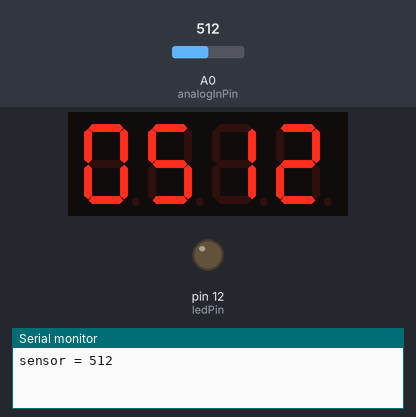
Simulated run of this sketch. Board: Arduino Uno, built with avr-gcc and run on an emulated ATmega328P. On the bench: 4-digit seven-segment display, output pins drawn as LEDs (lit = HIGH), the last lines printed to the serial monitor. Inputs (shaded band) come from the test bench; at power-on: A0 (analogInPin) = 512.

Above: at 1.69 s.
2.3 s: A0 (analogInPin) set to 716
At 3.27 s:
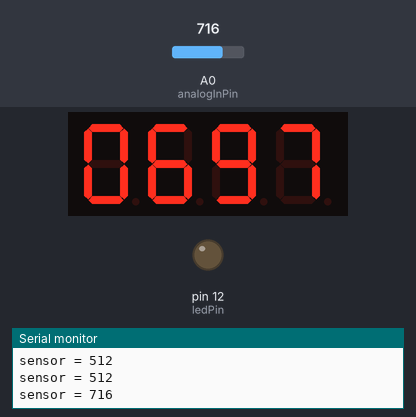
4.3 s: A0 (analogInPin) set to 900
At 5.17 s:
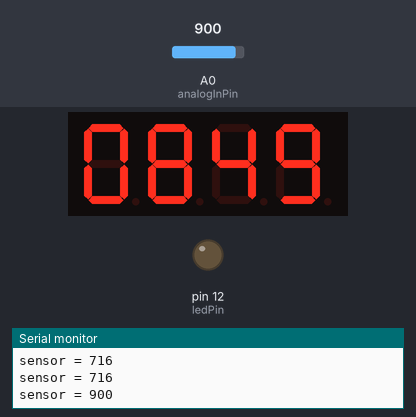
6.2 s: A0 (analogInPin) set to 1023
At 7.06 s:
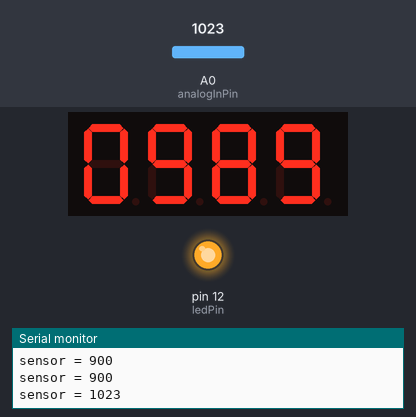
Timing chart, 0 to 14.1 s (numbered marks = the images above; inputs shaded):
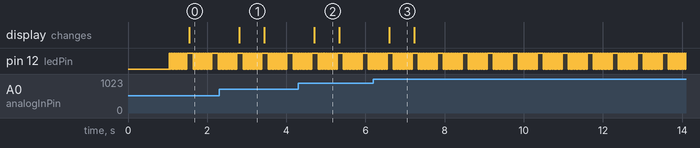

Measured:
- after the input at 2.3 s, the display: changes after 0.51 s (image 1)
- after the input at 4.3 s, the display: changes after 0.40 s (image 2)
- after the input at 6.2 s, the display: changes after 0.40 s (image 3)
- by itself, pin 12 (ledPin): moves between LOW and HIGH, repeating every 0.63 s

The sketch:

pifCamp-meter.ino
```cpp
/* ####################################################
simple code to measure the LDR of the DIY photometer
display it on the tm1637 4-digit display module
send it via serial to the computer
or use the PWM output as a CV signal for a synth

by dusjagr, made during PIFcamp Trenta 2015

this code is part of the Public Domain
#################################################### */

#include "TM1637.h"
#define CLK 2            //pins definitions for TM1637 and can be changed to other ports
#define DIO 3
TM1637 tm1637(CLK,DIO);

int8_t digits[4]= {0,0,0,0};
int8_t nulls[4]= {0,0,0,0};
uint8_t digit = 0;

// These constants won't change.  They're used to give names
// to the pins used:
const int analogInPin = A0;  // Analog input pin that the potentiometer is attached to
const int analogOutPin = 9; // Analog output pin that the LED is attached to
const int ledPin = 12; // Analog output pin that the LED is attached to

int sensorValue = 0;        // value read from the pot
int outputValue = 0;        // value output to the PWM (analog out)

double sum=0;
int count=0;

void setup() {
  // initialize serial communications at 9600 bps:
  Serial.begin(9600);

  //initialize the display
  tm1637.init();
  tm1637.set(7);         //BRIGHT_TYPICAL = 2,BRIGHT_DARKEST = 0,BRIGHTEST = 7;

  //set pins
  pinMode (ledPin, OUTPUT);
  delay(1000);
}

void loop() {

  // turn on the LED by setting pin to GND
  digitalWrite (ledPin,LOW);
  // wait a bit
  delay(20);

  // read the analog in value:
  sensorValue = analogRead(analogInPin);
  delay(5);

  // turn off the LED by setting pin to HIGH
  digitalWrite (ledPin,HIGH);
  // wait a bit
  delay(20);

  // add the measured value to the one before and count
  sum = sum + sensorValue;
  count = count + 1;

  // after a defined number of measurements average and display them
  if (count > 10) {

    unsigned long averaged =  sum / count;

    // map it to the range of AnalogVoltage Reference:
    outputValue = map(averaged, 0, 1023, 0, 5000);

    // clear the 4-Digit display
    tm1637.clearDisplay();

    // display the individual digits on the display
    for (int i = 3; i >= 0; i--) {
      digit = averaged % 10;
      tm1637.display(i,digit);
      averaged /= 10;
    }

    // print the results to the serial monitor:
    Serial.print("sensor = " );
    Serial.println(sensorValue);

    // set back the counter and sum and wait a bit
    sum = 0;
    count = 0;
    delay(100);
  }

}
```
